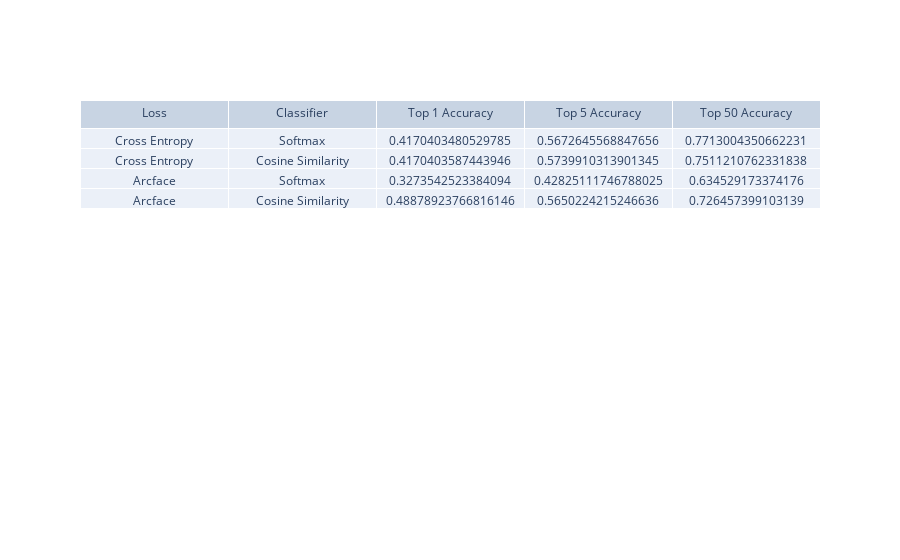

Here is the notebook cell this chart was saved with:
### Code cell
eval_table = go.Figure(
    data=[
        go.Table(
            header={"values": ["Loss", "Classifier", "Top 1 Accuracy", "Top 5 Accuracy", "Top 50 Accuracy"]},
            cells={
                "values": [
                    ["Cross Entropy", "Cross Entropy", "Arcface", "Arcface"],
                    ["Softmax", "Cosine Similarity", "Softmax", "Cosine Similarity"],
                    [
                        softmax_cross_entropy_eval_results["top_1_accuracy"],
                        softmax_similarity_eval_results["top_1_accuracy"],
                        arcface_cross_entropy_eval_results["top_1_accuracy"],
                        arcface_similarity_eval_results["top_1_accuracy"]
                    ],
                    [
                        softmax_cross_entropy_eval_results["top_5_accuracy"],
                        softmax_similarity_eval_results["top_5_accuracy"],
                        arcface_cross_entropy_eval_results["top_5_accuracy"],
                        arcface_similarity_eval_results["top_5_accuracy"]
                    ],
                    [
                        softmax_cross_entropy_eval_results["top_50_accuracy"],
                        softmax_similarity_eval_results["top_50_accuracy"],
                        arcface_cross_entropy_eval_results["top_50_accuracy"],
                        arcface_similarity_eval_results["top_50_accuracy"]
                    ],
                ]
            }
        )
    ]
)

eval_table.show()

### Figure 1 — Plotly figure (JSON) as saved in the notebook; plotly's stock layout.template omitted (floating-point values rounded to 4 significant figures)
{"data": [{"cells": {"values": [["Cross Entropy", "Cross Entropy", "Arcface", "Arcface"], ["Softmax", "Cosine Similarity", "Softmax", "Cosine Similarity"], [0.417, 0.417, 0.3274, 0.4888], [0.5673, 0.574, 0.4283, 0.565], [0.7713, 0.7511, 0.6345, 0.7265]]}, "header": {"values": ["Loss", "Classifier", "Top 1 Accuracy", "Top 5 Accuracy", "Top 50 Accuracy"]}, "type": "table"}], "layout": {}}
